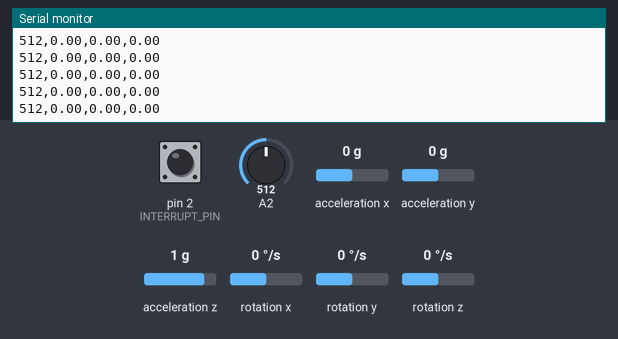
The sketch below on a simulated Arduino Uno, built with avr-gcc and run on an emulated ATmega328P. Shown: the last lines printed to the serial monitor. The test bench sets the inputs (shaded band); at power-on: acceleration x 0 g, acceleration z 1 g, A2 = 512, acceleration y 0 g, pin 2 (INTERRUPT_PIN) LOW, rotation x 0 °/s, rotation y 0 °/s, rotation z 0 °/s. The sensor or clock chip raises its interrupt line as the real part does.

Above: at 1.7 s.
1.8 s: acceleration x set to -1.4 g
At 2.9 s:
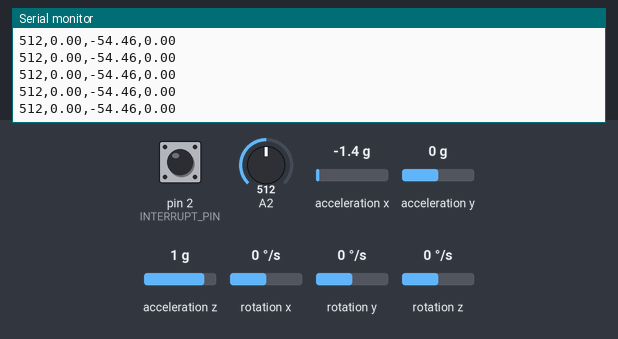
3.3 s: acceleration z set to -1.4 g
At 4.2 s:
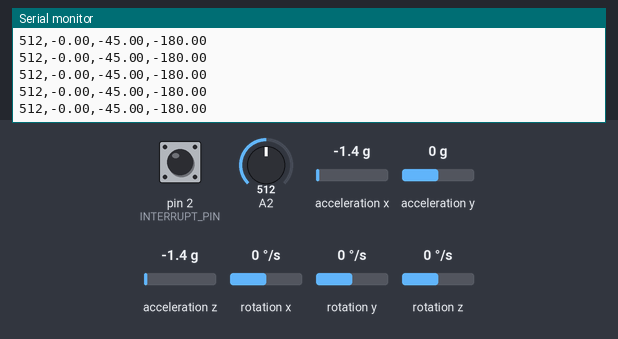
6.3 s: A2 set to 30
At 6.8 s:
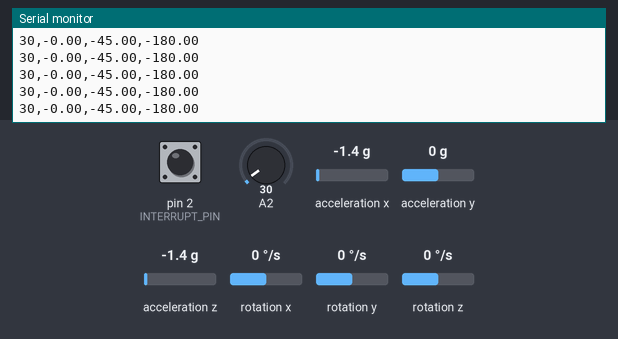
9.3 s: acceleration y set to -1.4 g
At 10.1 s:
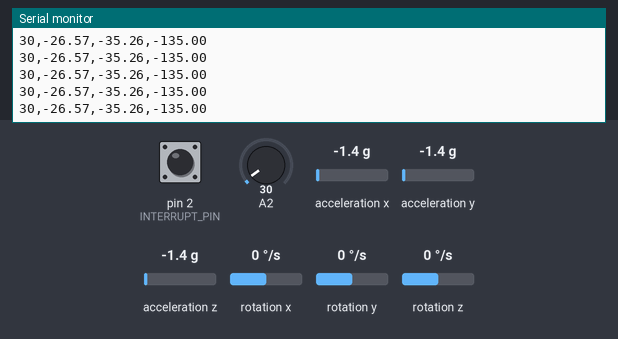
10.8 s: A2 set to 306
At 11.7 s:
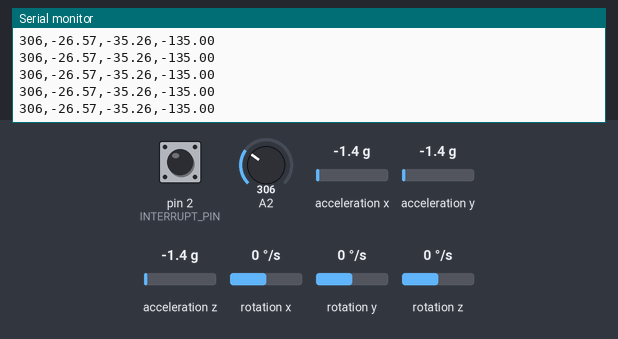
13.8 s: acceleration x set to 1.4 g
At 14.5 s:
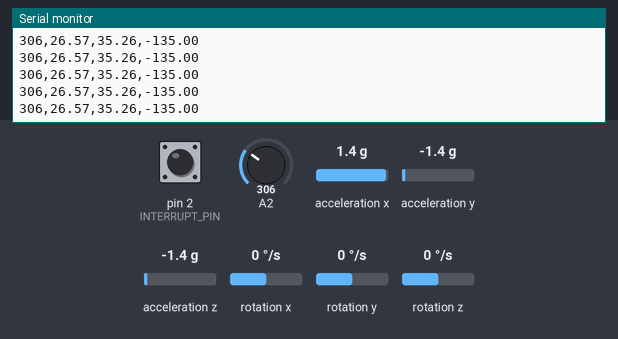
Timing chart, 0 to 16.8 s (numbered marks = the images above; inputs shaded):
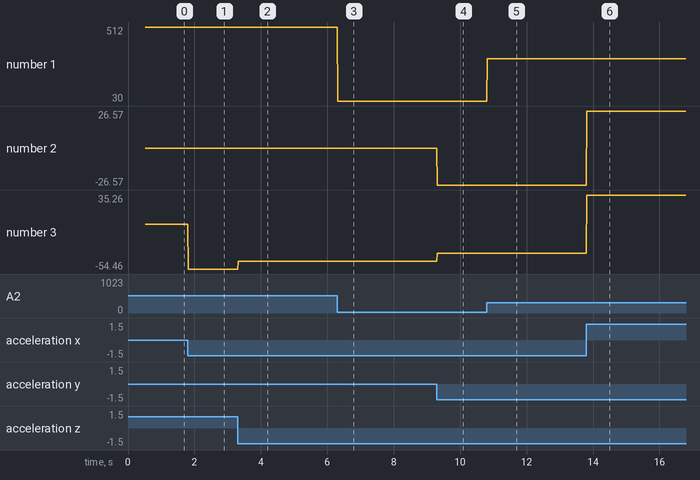

Measured:
- after the input at 1.8 s, the serial monitor: prints a new line at once (image 1)
- after the input at 3.3 s, the serial monitor: prints a new line at once (image 2)
- after the input at 6.3 s, the serial monitor: prints a new line at once (image 3)
- after the input at 9.3 s, the serial monitor: prints a new line at once (image 4)
- after the input at 10.8 s, the serial monitor: prints a new line at once (image 5)
- after the input at 13.8 s, the serial monitor: prints a new line at once (image 6)
- plotted number 1: 512 → 30 after the input at 6.3 s, 30 → 306 after the input at 10.8 s
- plotted number 2: 0 → -26.57 after the input at 9.3 s, -26.57 → 26.57 after the input at 13.8 s

The sketch:

mpu_quartenion_bluetooth.ino
```cpp
#include<SoftwareSerial.h>
SoftwareSerial BTSerial(11, 12); //tx rx

#include "I2Cdev.h"
#include "MPU6050_6Axis_MotionApps20.h"
#if I2CDEV_IMPLEMENTATION == I2CDEV_ARDUINO_WIRE
    #include "Wire.h"
#endif

MPU6050 mpu;

#define INTERRUPT_PIN 2  // use pin 2 on Arduino Uno & most boards
bool blinkState = false;

bool dmpReady = false;  // set true if DMP init was successful
uint8_t mpuIntStatus;   // holds actual interrupt status byte from MPU
uint8_t devStatus;      // return status after each device operation (0 = success, !0 = error)
uint16_t packetSize;    // expected DMP packet size (default is 42 bytes)
uint16_t fifoCount;     // count of all bytes currently in FIFO
uint8_t fifoBuffer[64]; // FIFO storage buffer

Quaternion q;           // [w, x, y, z]         quaternion container
VectorInt16 aa;         // [x, y, z]            accel sensor measurements
VectorInt16 aaReal;     // [x, y, z]            gravity-free accel sensor measurements
VectorInt16 aaWorld;    // [x, y, z]            world-frame accel sensor measurements
VectorFloat gravity;    // [x, y, z]            gravity vector
float euler[3];         // [psi, theta, phi]    Euler angle container
float ypr[3];           // [yaw, pitch, roll]   yaw/pitch/roll container and gravity vector

uint8_t teapotPacket[14] = { '$', 0x02, 0,0, 0,0, 0,0, 0,0, 0x00, 0x00, '\r', '\n' };

volatile bool mpuInterrupt = false;     // indicates whether MPU interrupt pin has gone high
void dmpDataReady() {
    mpuInterrupt = true;
}
void setup() {
    BTSerial.begin(38400);

    #if I2CDEV_IMPLEMENTATION == I2CDEV_ARDUINO_WIRE
        Wire.begin();
        Wire.setClock(400000); // 400kHz I2C clock. Comment this line if having compilation difficulties
    #elif I2CDEV_IMPLEMENTATION == I2CDEV_BUILTIN_FASTWIRE
        //Fastwire::setup(400, true);
    #endif

    Serial.begin(115200);

    mpu.initialize();
    pinMode(INTERRUPT_PIN, INPUT);

    devStatus = mpu.dmpInitialize();

    // supply your own gyro offsets here, scaled for min sensitivity
    mpu.setXGyroOffset(220);
    mpu.setYGyroOffset(76);
    mpu.setZGyroOffset(-85);
    mpu.setZAccelOffset(1788);

    if (devStatus == 0) {
        mpu.setDMPEnabled(true);
        attachInterrupt(digitalPinToInterrupt(INTERRUPT_PIN), dmpDataReady, RISING);
        mpuIntStatus = mpu.getIntStatus();
        dmpReady = true;
        packetSize = mpu.dmpGetFIFOPacketSize();
    }
    else { }
}

void loop() {

    if (!dmpReady){
      Serial.println("Error");
      return;
    }
    while (!mpuInterrupt && fifoCount < packetSize) {
        if (mpuInterrupt && fifoCount < packetSize) {
          fifoCount = mpu.getFIFOCount();
        }
    }
    mpuInterrupt = false;
    mpuIntStatus = mpu.getIntStatus();

    fifoCount = mpu.getFIFOCount();

    if ((mpuIntStatus & _BV(MPU6050_INTERRUPT_FIFO_OFLOW_BIT)) || fifoCount >= 1024) {
        mpu.resetFIFO();
        fifoCount = mpu.getFIFOCount();
    }
    else if (mpuIntStatus & _BV(MPU6050_INTERRUPT_DMP_INT_BIT)) {
      while (fifoCount < packetSize) fifoCount = mpu.getFIFOCount();
     mpu.getFIFOBytes(fifoBuffer, packetSize);
     fifoCount -= packetSize;

     // display quaternion values in easy matrix form: w x y z
     mpu.dmpGetQuaternion(&q, fifoBuffer);
     /*
     Serial.print(q.w);
     Serial.print(",");
     Serial.print(q.x);
     Serial.print(",");
     Serial.print(q.y);
     Serial.print(",");
     Serial.println(q.z);
*/
     mpu.dmpGetQuaternion(&q, fifoBuffer);
     mpu.dmpGetGravity(&gravity, &q);
     mpu.dmpGetYawPitchRoll(ypr, &q, &gravity);
     /*
     Serial.print(ypr[0] * 180/M_PI);
     Serial.print(",");
     Serial.print(ypr[1] * 180/M_PI);
     Serial.print(",");
     Serial.println(ypr[2] * 180/M_PI);*/

     char str_x[10]; char str_y[10]; char str_z[10];
     dtostrf(ypr[0] * 180/M_PI, 3, 2, str_x);
     dtostrf(ypr[1] * 180/M_PI, 3, 2, str_y);
     dtostrf(ypr[2] * 180/M_PI, 3, 2, str_z);

     char output[100];
     sprintf(output, "%d,%s,%s,%s\n", analogRead(A2), str_x, str_y, str_z);
     Serial.print(output);

     BTSerial.write(output);
     // delay(10);
    }
}
```
